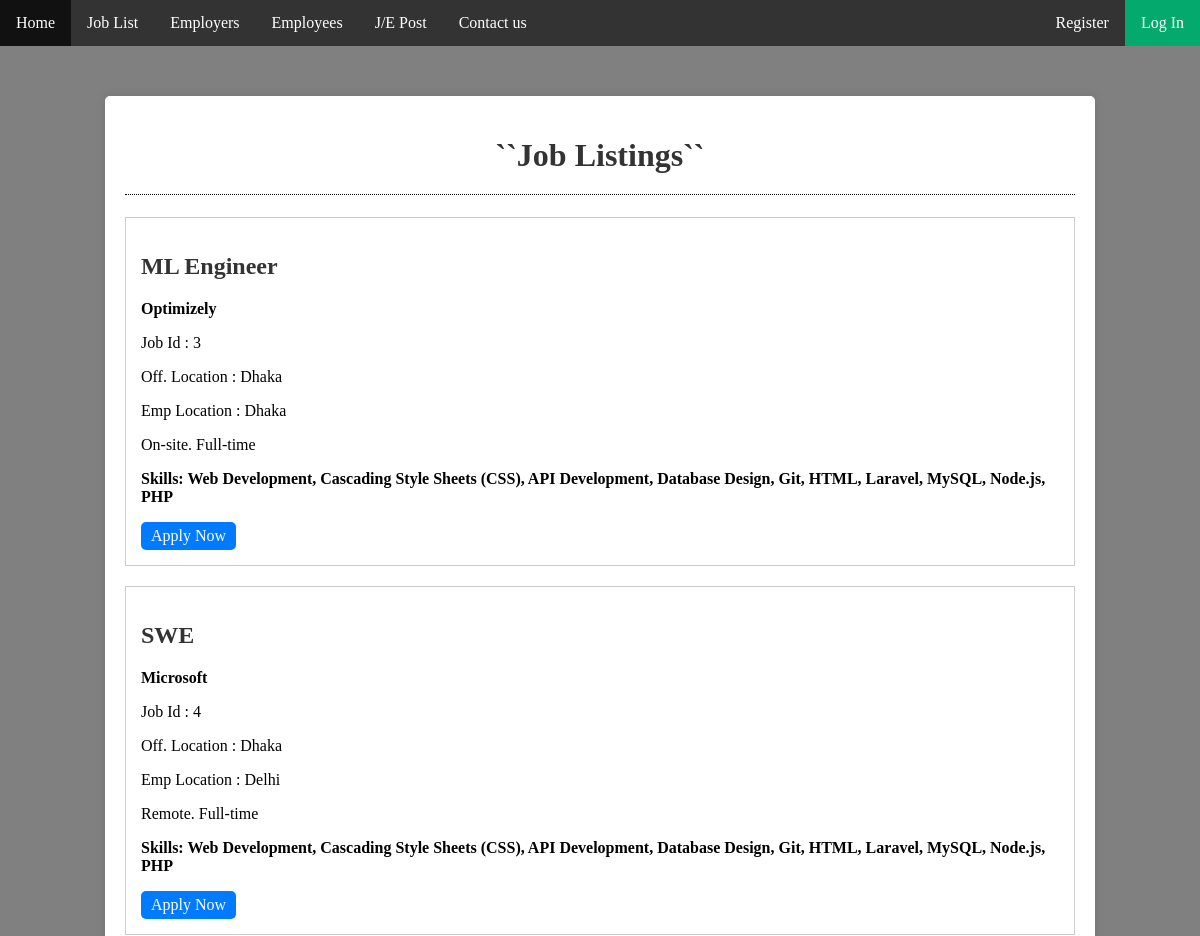
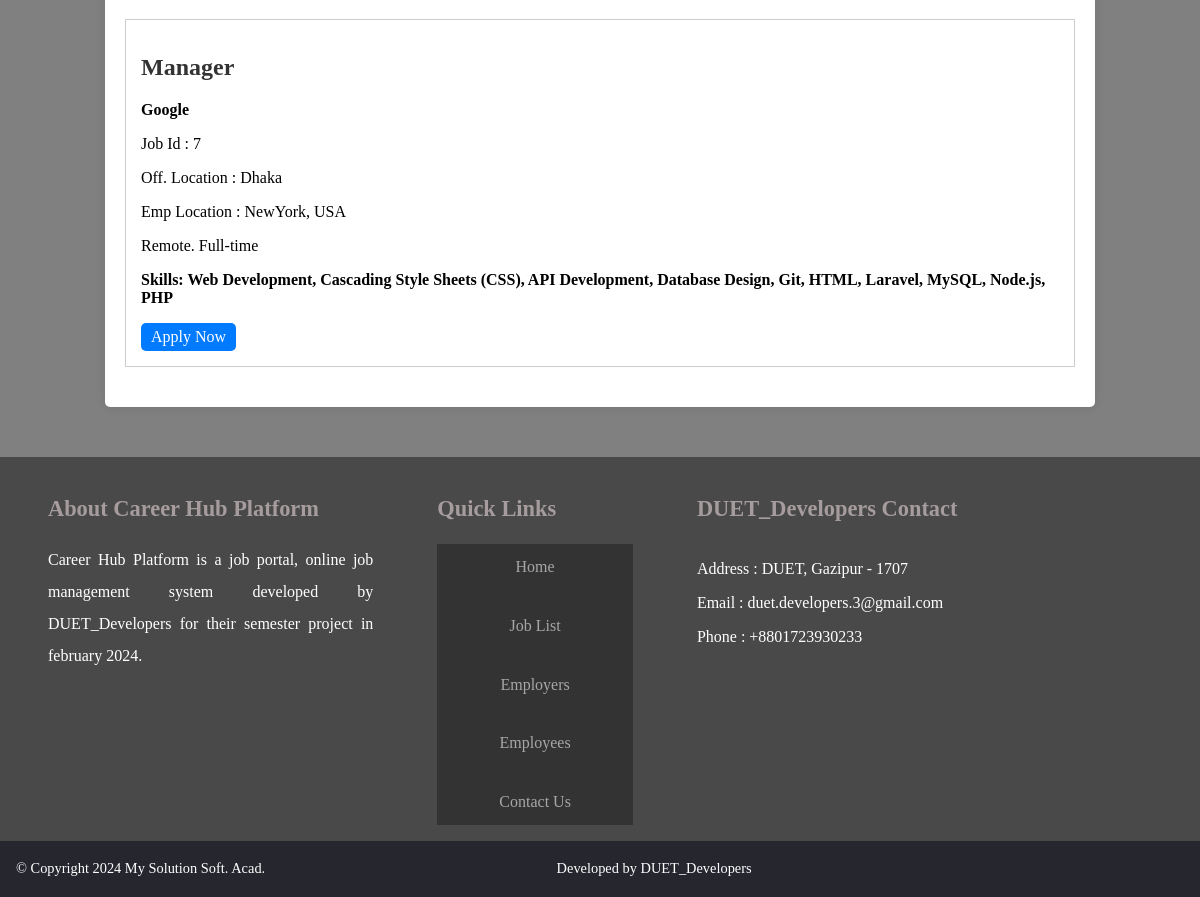
The app's page /joblist.php with its own data (2 pictures, top to bottom).
### tables this page shows
CREATE TABLE `posttable` (
  `JobId` int(11) NOT NULL,
  `title` varchar(40) NOT NULL,
  `company` varchar(20) NOT NULL,
  `wtype` varchar(20) NOT NULL,
  `officelocation` varchar(20) NOT NULL,
  `location` varchar(20) NOT NULL,
  `category` varchar(20) NOT NULL,
  `jtype` varchar(20) NOT NULL,
  `file_name` varchar(255) DEFAULT NULL
);

### joblist.php (the view, shortened to what this page needs)
<?php
	$dbname = "job_post";
	$conn = new mysqli("localhost", "root", "", $dbname);
	if( isset($_SESSION['Categore']) ){
		$var = $_SESSION['Categore'];
		$query = "select JobId, title, company, wtype, officelocation, location, jtype from posttable where category='$var'";
	}
	else {
		$query = "select JobId, title, company, wtype, officelocation, location, jtype from posttable";
	}
	$result = mysqli_query($conn,$query);
?>
<!DOCTYPE html>
<html lang="en">
<head>
  <link rel="stylesheet" href="joblist.css">
</head>
<body>
    <div class="nav">
		<ul>
		  <li><a href="Index.php">Home</a></li>
		  <li><a href="joblist.php">Job List</a></li>
		  <li><a href="Employers.php">Employers</a></li>
		  <li><a href="Employees.php">Employees</a></li>
		  <li class="dropdown">
			<a href="javascript:void(0)" class="dropbtn">J/E Post</a>
		 </li>
		  <li><a href="Contactus.php">Contact us</a></li>
		  <?php if(isset($_SESSION['uname'])) { ?>
			<li style="float:right"><a class="active" href="listlogout.php"> Log Out</a></li>
			<li style="float:right"><a href="jobtable.php"> <?php echo $_SESSION['uname'];?></a></li>
		  <?php }
				else {
		    ?>
			  <li style="float:right"><a class="active" href="login.html">Log In</a></li>
			  <li class="dropdown" style="float:right">
				<a href="javascript:void(0)" class="dropbtn">Register</a>
			  </li>
		  <?php }
		  ?>
		</ul>
	</div>
	<div class="container" style="">
        <h1 style="border-bottom:1px dotted black; padding-bottom:20px;"> ``Job Listings``</h1>
        <div class="job-listings">
			<?php
				while($row = mysqli_fetch_assoc($result)) {
			?>
			<div class="job">
                <h2><?php echo $row['title']; ?></h2>
                <p><strong><?php echo $row['company']; ?></strong></p>
                <p>Job Id : <?php echo $row['JobId']; ?></p>
                <p>Off. Location : <?php echo $row['officelocation']; ?></p>
                <p>Emp Location : <?php echo $row['location']; ?></p>
                <p><?php echo $row['wtype']; ?>. <?php echo $row['jtype']; ?></p>
                <p><strong>Skills: Web Development, Cascading Style Sheets (CSS), API Development, Database Design, Git, HTML, Laravel, MySQL, Node.js, PHP</strong></p>
                <?php if(isset($_SESSION['Categore'])) { $_SESSION['CompanyName'] = $row['company'];
					$_SESSION['JOBID'] = $row['JobId']; ?>
					<a href="APPlyNow.php">Apply Now</a>
				<?php } else {?>
					<a href="login.html" onclick="chk()">Apply Now</a>
				<?php } ?>
			</div>
			<?php
				}
			?>
        </div>
    </div>
	<footer>
		<div class="row primary">
		  <div class="column about">
			<h3>About Career Hub Platform</h3>
			<p>
			  Career Hub Platform is a job portal, online job management system developed by DUET_Developers for their semester project in february 2024.
			</p>
		  </div>
		  <div class="column link">
			<h3>Quick Links</h3>
			<ul>
			  <li><a href="./">Home</a></li>
			  <li><a href="#">Job List</a></li>
			  <li><a href="#">Employers</a></li>
			  <li><a href="#">Employees</a></li>
		      <li><a href="#">Contact Us</a></li>
			</ul>
		  </div>
		  <div class="column subscribe">
			<h3>DUET_Developers Contact</h3>
			<div >
				<p>Address : DUET, Gazipur - 1707</p>
				<p>Email : duet.developers.3@gmail.com</p>
				<p>Phone : +8801723930233</p>
			</div>
		  </div>
		</div>
		<div class="row copyright">
			<div>
				<p>&#169; Copyright 2024 My Solution Soft. Acad.&nbsp;&nbsp;&nbsp;&nbsp;&nbsp;&nbsp;&nbsp;&nbsp;&nbsp;&nbsp;&nbsp;&nbsp;&nbsp;&nbsp;&nbsp;&nbsp;&nbsp;&nbsp;&nbsp;&nbsp;&nbsp;&nbsp;&nbsp;&nbsp;&nbsp;&nbsp;&nbsp;&nbsp;&nbsp;&nbsp;&nbsp;&nbsp;&nbsp;&nbsp;&nbsp;&nbsp;&nbsp;&nbsp;&nbsp;&nbsp;&nbsp;&nbsp;&nbsp;&nbsp;&nbsp;&nbsp;&nbsp;&nbsp;&nbsp;&nbsp;&nbsp;&nbsp;&nbsp;&nbsp;&nbsp;&nbsp;&nbsp;&nbsp;&nbsp;&nbsp;&nbsp;&nbsp;&nbsp;&nbsp;&nbsp;&nbsp;&nbsp;&nbsp;&nbsp;&nbsp;&nbsp;&nbsp;&nbsp;&nbsp;&nbsp;&nbsp;&nbsp;&nbsp;&nbsp;&nbsp;&nbsp;Developed by DUET_Developers</p>
			</div>
		</div>
	</footer>
</body>
</html>

### joblist.css (style rules this page uses)
ul { list-style-type: none; margin: 0; padding: 0; overflow: hidden; background-color: #333; }
li { float: left; }
body { margin: 0px; padding: 0; background-color: gray; }
li a, .dropbtn { display: block; color: white; text-align: center; padding: 14px 16px; text-decoration: none; }
.active { background-color: #04AA6D; }
li.dropdown { display: inline-block; }
.container { max-width: 950px; margin: 50px auto; padding: 20px; background-color: #fff; border-radius: 5px; box-shadow: 0 0 10px rgba(0, 0, 0, 0.1); }
h1 { text-align: center; color: #333; }
.job-listings { margin-top: 20px; }
.job { border: 1px solid #ccc; padding: 15px; margin-bottom: 20px; }
h2 { color: #333; }
.job a { display: inline-block; padding: 5px 10px; background-color: #007bff; color: #fff; text-decoration: none; border-radius: 5px; }
footer { background-color: #494949; color: white; bottom: 0; width: 100%; font-size: 16px; margin-bottom:0px; }
footer * { box-sizing: border-box; border: none; outline: none; }
.row { padding: 1em 1em; }
.row.primary { display: grid; grid-template-columns: 3fr 2fr 4fr; align-items: stretch; }
.column { width: 100%; display: flex; flex-direction: column; padding: 0 2em; min-height: 15em; }
h3 { width: 100%; text-align: left; color: #a69c9d; font-size: 1.4em; white-space: nowrap; }
footer ul { list-style: none; display: flex; flex-direction: column; padding: 0; margin: 0; }
footer li:not(:first-child) { margin-top: 0.8em; }
footer ul li a { color: #a7a7a7; text-decoration: none; }
.about p { text-align: justify; line-height: 2; margin: 0; }
.copyright { padding: 0.3em 1em; background-color: #25262e; }
.copyright p { font-size: 0.9em; text-align: left; }

### records on screen
posttable: title "ML Engineer", company "Optimizely", JobId "3", officelocation "Dhaka", location "Dhaka", wtype "On-site", jtype "Full-time"
posttable: title "SWE", company "Microsoft", JobId "4", officelocation "Dhaka", location "Delhi", wtype "Remote", jtype "Full-time"
posttable: title "Manager", company "Google", JobId "7", officelocation "Dhaka", location "NewYork, USA", wtype "Remote", jtype "Full-time"
